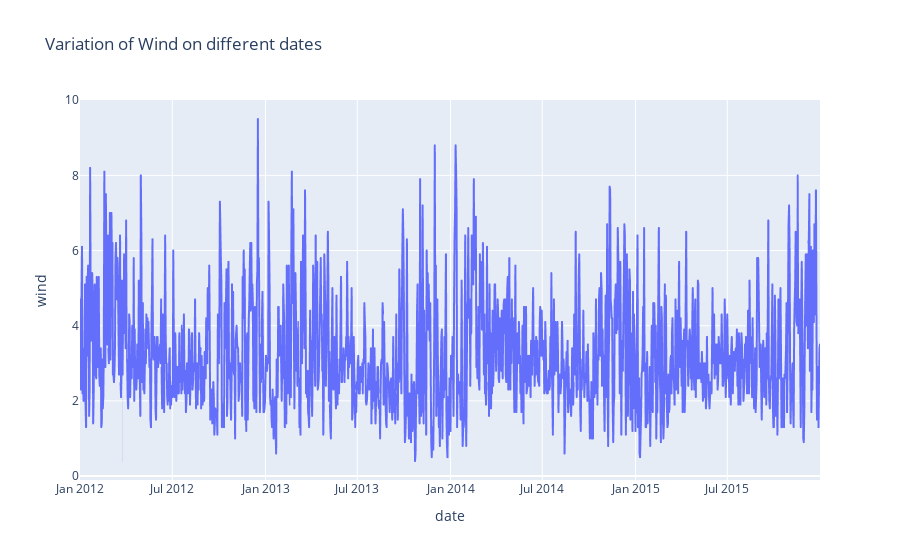

Notebook source saved alongside this figure:
### Code cell
px.line(data_frame = data,
       x = 'date',
       y = 'wind', 
       title = 'Variation of Wind on different dates')

### Figure 1 — Plotly figure (JSON) as saved in the notebook; plotly's stock layout.template omitted (floating-point values rounded to 4 significant figures; data arrays with more than 128 entries replaced by an {"elided": "..."} marker saying what was removed)
{"data": [{"hovertemplate": "date=%{x}<br>wind=%{y}<extra></extra>", "legendgroup": "", "line": {"color": "#636efa", "dash": "solid"}, "marker": {"symbol": "circle"}, "mode": "lines", "name": "", "showlegend": false, "type": "scattergl", "x": {"elided": "1461 str values"}, "xaxis": "x", "y": {"elided": "1461 float values"}, "yaxis": "y"}], "layout": {"autosize": true, "legend": {"tracegroupgap": 0}, "title": {"text": "Variation of Wind on different dates"}, "xaxis": {"anchor": "y", "autorange": true, "domain": [0, 1], "range": ["2012-01-01", "2015-12-31"], "title": {"text": "date"}, "type": "date"}, "yaxis": {"anchor": "x", "autorange": true, "domain": [0, 1], "range": [-0.1056, 10.01], "title": {"text": "wind"}, "type": "linear"}}}
